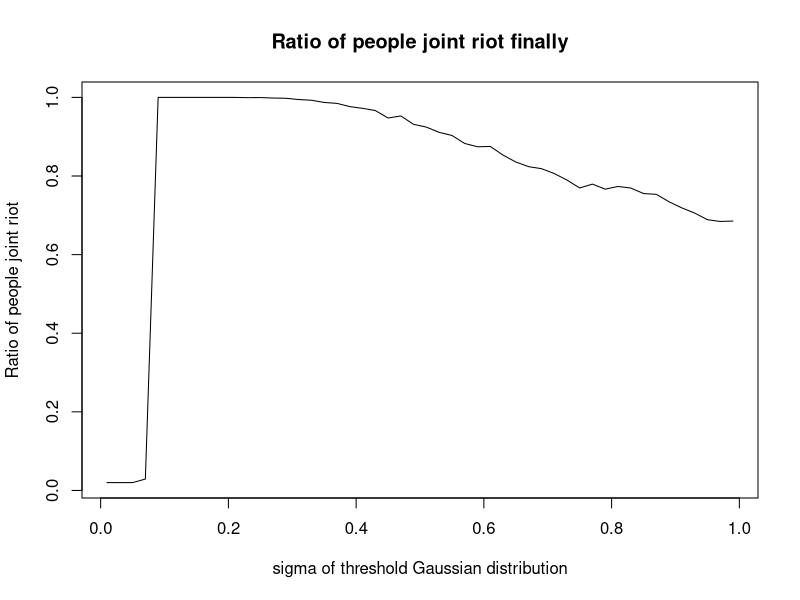

R code for this plot:

### Granovetter model simulation for riot problem
### Copyright (C): Te Tan, University of Zurich, March 2018

# model parameters
n <- 5000 # size of the population
n0 <- 100 # initial number of people joining riot
p_mu <- 0.2 # mean value for Gaussian distribution
p_sigma_list <- sort(seq(0.01, 1.0, by = 0.02), decreasing = FALSE) # try different variance

# initialize population
init_population <- function(n, n0) {
  population <- rep(0, n)
  # initial infected individual's indexes
  riot_index <- sample(seq(1, n), n0)
  for(i in seq(1, n0)) {
    population[riot_index[i]] <- 1
  }
  return(population)
}

# initialize threshold vector for individuals
init_threshold <- function(n, p_mu, p_sigma) {
  threshold <- rnorm(n, p_mu, p_sigma)
  return(threshold)
}

# run function
run_granovetter <- function() {
  nr_of_riot_final <- vector() # gather the number of people joining riot finally
  
  for (i in 1:length(p_sigma_list)) {
    population <- init_population(n, n0)
    threshold <- init_threshold(n, p_mu, p_sigma_list[i])
    
    # compute current ratio of people joining riot
    riot_ratio <- n0/n
    previous_ratio <- 0
    while (TRUE) {
      previous_ratio <- riot_ratio
      # get the index of people who will join the riot
      index_join_riot <- which(threshold<=riot_ratio)
      population[index_join_riot] <- 1
      # update ratio of people joining riot
      riot_ratio <- length(population[population==1])/n
      # when no more people join the riot, loop terminates
      if (previous_ratio == riot_ratio) {
        break
      }
    }
    nr_of_riot_final[i] <- sum(population)/n
  }
  plot(p_sigma_list, nr_of_riot_final, type = "l", main = "Ratio of people joint riot finally",
       xlab = "sigma of threshold Gaussian distribution", ylab = "Ratio of people joint riot")
}


# run body
run_granovetter()